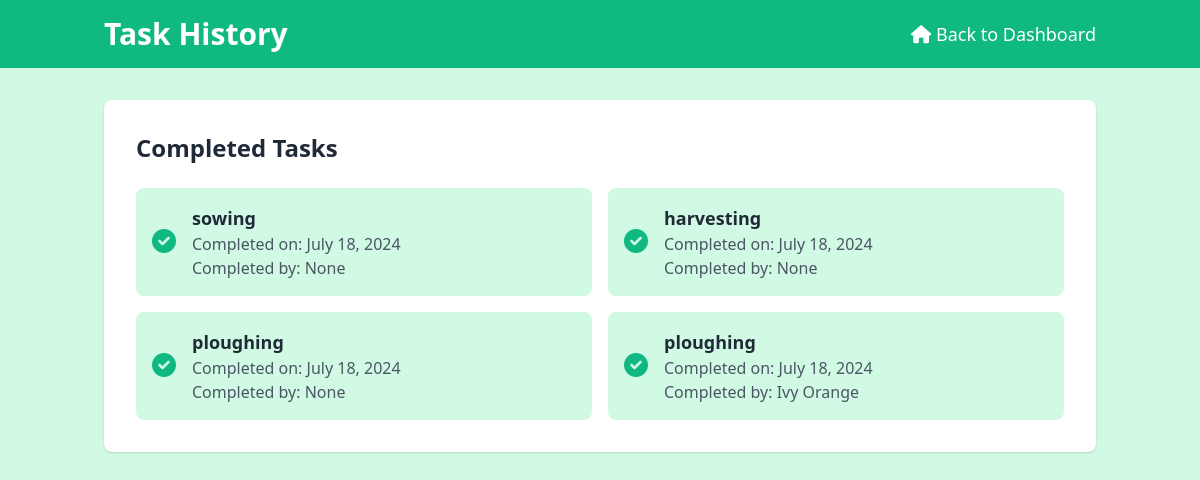
Before: /dashboard/history/ with the older database file.
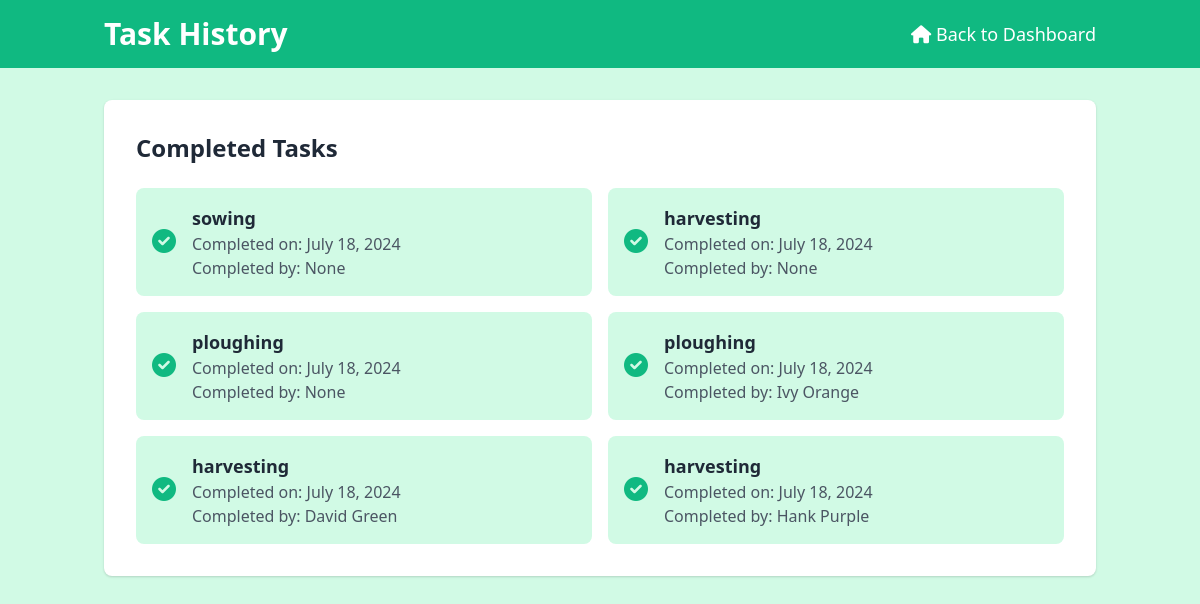
After: the same page with the newer database file.
### dashboard/models.py (models this page shows, shortened)
class TaskHistory(models.Model):
    task = models.CharField(max_length=255)
    start_date = models.DateField()
    end_date = models.DateField()
    completed_at = models.DateField(auto_now_add=True)
    completed_by = models.CharField(max_length=255, default="None")

### dashboard/views.py (the view)
# urls.py: path('dashboard/history/', views.task_history, name='task_history'),
def task_history(request):
    completed_tasks = TaskHistory.objects.all()
    context = {
        'completed_tasks': completed_tasks
    }
    return render(request, 'task_history.html', context)

### templates/task_history.html (shortened to what this page needs)
<!DOCTYPE html>
<html lang="en">
<head>
    <link href="https://cdn.jsdelivr.net/npm/tailwindcss@2.2.19/dist/tailwind.min.css" rel="stylesheet">
    <link href="https://cdnjs.cloudflare.com/ajax/libs/font-awesome/6.0.0-beta3/css/all.min.css" rel="stylesheet">
</head>
<body class="bg-green-100 text-gray-800">
    <header class="bg-green-500 text-white py-4">
        <div class="container mx-auto px-4 flex justify-between items-center">
            <h1 class="text-3xl font-bold">Task History</h1>
            <a href="{% url 'dashboard' %}" class="text-lg"><i class="fas fa-home"></i> Back to Dashboard</a>
        </div>
    </header>
    <div class="container mx-auto px-4 py-8">
        <div class="bg-white p-8 rounded-lg shadow">
            <h2 class="text-2xl font-semibold mb-6">Completed Tasks</h2>
            <ul class="grid grid-cols-1 md:grid-cols-2 gap-4">
                {% for task in completed_tasks %}
                <li class="bg-green-100 p-4 rounded-lg flex items-center">
                    <div class="flex-shrink-0">
                        <i class="fas fa-check-circle text-green-500 text-2xl mr-4"></i>
                    </div>
                    <div>
                        <p class="text-lg font-semibold">{{ task.task }}</p>
                        <p class="text-gray-600">Completed on: {{ task.completed_at }}</p>
                        <p class="text-gray-600">Completed by: {{ task.completed_by }}</p>
                    </div>
                </li>
                {% empty %}
                <li class="bg-green-100 p-4 rounded-lg">
                    <p class="text-lg text-gray-600">No tasks completed yet.</p>
                </li>
                {% endfor %}
            </ul>
        </div>
    </div>
</body>
</html>

Changed rows visible on the page:
added TaskHistory: task "harvesting", completed_at "July 18, 2024", completed_by "David Green"
added TaskHistory: task "harvesting", completed_at "July 18, 2024", completed_by "Hank Purple"
